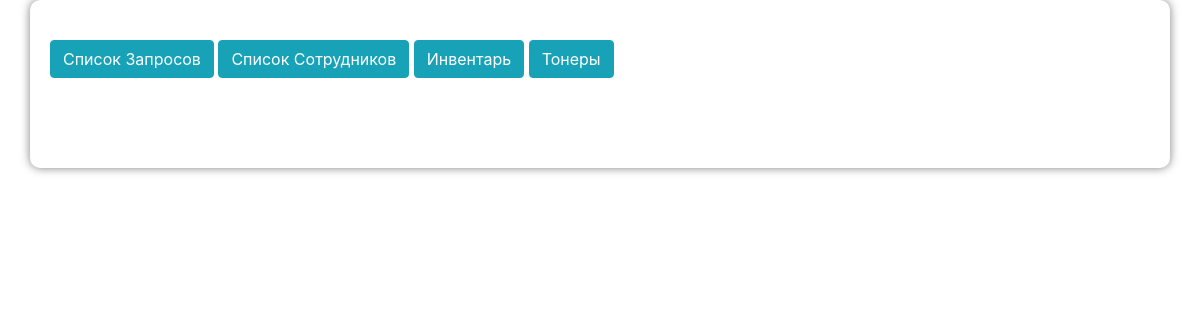
Before: /zapros/detail/147 (signed in) with the older database file.
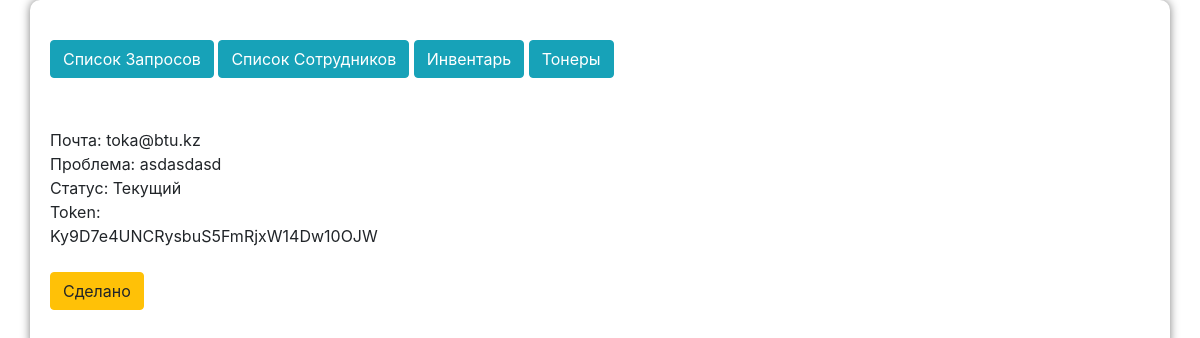
After: the same page with the newer database file.
### blog/models.py (models this page shows, shortened)
class Zapros(models.Model):
    name = models.CharField('Почта',max_length=200, default='')
    problem = models.TextField('Опишите проблему',max_length=200, default='')
    unique_id = get_random_string(length=32)
    verification = models.CharField(unique_id, max_length=200, default = unique_id)
    status = models.CharField('Статус', max_length=200, default = 'new')
    def __str__(self):
        return self.name

### blog/views.py (the view)
# urls.py: path('zapros/detail/<int:pk>', views.zapros_detail, name='zapros_detail'),
def zapros_detail(request, pk):
    currents = Zapros.objects.filter(id=pk)
    context = {
        'currents': currents
    }
    return render(request, 'blog/zapros_detail.html', context)

### blog/templates/blog/zapros_detail.html (shortened to what this page needs)
{% extends 'blog/base.html' %}
{% block content %}
    {% for current in currents %}
        Почта: {{ current }} <br>
        Проблема: {{ current.problem }} <br>
        Статус: {% if  current.status == 'new' %} Текущий {% elif current.status == 'awaits' %} В ожиданий {% else %} Закрытые {% endif %} <br>
        <div class="token" name="{{ current.verification }}">Token: <div id="token">{{ current.verification }}</div><br></div>
        {% if current.status == 'new' %}
            <a href="{% url 'zapros_awaits' pk=current.pk %}" class="btn btn-warning" role="button">Сделано</a>
        {% else %}
            <a href="{% url 'zapros_delete' pk=current.pk token=current.verification%}"  style="display: none;" class="btn btn-warning" id="zapros_detail_button" role="button">Close</a>
        {% endif %}
    {% endfor %}
{% endblock %}

Changed rows visible on the page:
added Zapros: name "toka@btu.kz", problem "asdasdasd", status "Текущий", verification "Ky9D7e4UNCRysbuS5FmRjxW14Dw10OJW"
